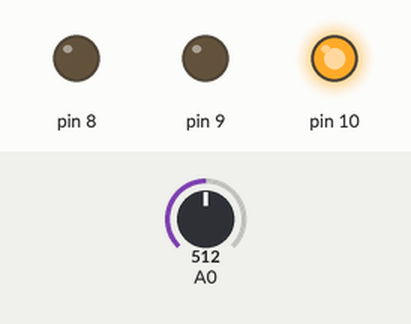
Bench run of a sketch on a simulated Arduino Uno, built with avr-gcc and run on an emulated ATmega328P. Shown: output pins drawn as LEDs (lit = HIGH). Inputs (shaded band) come from the test bench; at power-on: A0 = 512. What the sketch prints to the serial monitor is not drawn.

Above: at 1.2 s.
1.3 s: A0 set to 622
2.8 s: A0 set to 654
At 3.1 s:
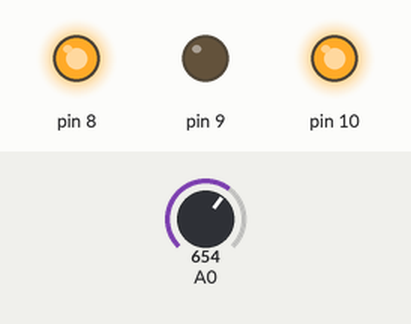
4.3 s: A0 set to 511
At 5.5 s:
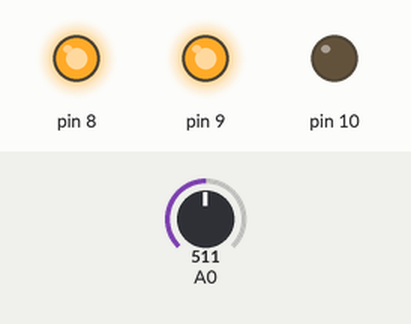
5.8 s: A0 set to 396
7.3 s: A0 set to 374
At 7.8 s:
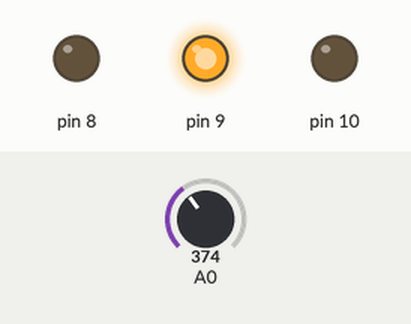
8.8 s: A0 set to 716
At 10.1 s:
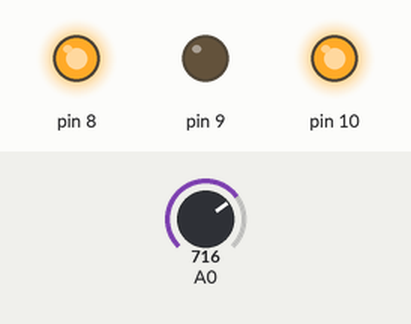
Timing chart, 0 to 11.3 s (numbered marks = the images above; inputs shaded):
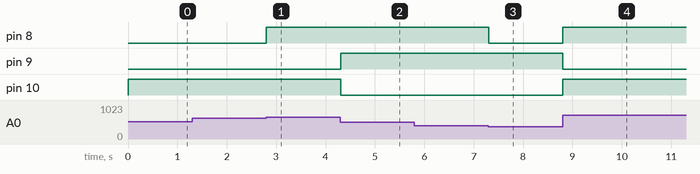

The sketch:

sketch_mar12c.ino
```cpp
uint16_t adc_result0;
void adc_init()
{
// AREF = AVcc
ADMUX = (1<<REFS0);
// ADC Enable and prescaler of 128
// 16000000/128 = 125000
ADCSRA = (1<<ADEN)|(1<<ADPS2)|(1<<ADPS1)|(1<<ADPS0);
}

uint16_t adc_read(uint8_t ch)
{
// select the corresponding channel 0~5
// ANDing with ’7′ will always keep the value
// of ‘ch’ between 0 and 5
ch &= 0b00000111; // AND operation with 7
ADMUX = (ADMUX & 0xF8)|ch; // clears the bottom 3 bits before ORing
// start single conversion
// write ’1′ to ADSC
ADCSRA |= (1<<ADSC);
// wait for conversion to complete
// ADSC becomes ’0′ again
// till then, run loop continuously
while(ADCSRA & (1<<ADSC));
return (ADC);
}

void setup() {

// initialize adc
adc_init();
Serial.begin(9600);
DDRB = 0x7;

}

void loop() {

adc_result0 = adc_read(0); // read adc value at PC0
// condition for led to turn on or off
Serial.println(adc_result0/128);

PORTB = adc_result0/128;

}
```

Measured:
- the behaviour switches between 639 and 640 on A0 (found by bisection; images 0 and 1)
- the behaviour switches between 384 and 383 on A0 (found by bisection; images 2 and 3)
- after the input at 2.8 s, pin 8: LOW → HIGH at once
- after the input at 4.3 s, pin 9: LOW → HIGH at once; pin 10: HIGH → LOW at once
- after the input at 7.3 s, pin 8: HIGH → LOW at once
- after the input at 8.8 s, pin 8, pin 10: LOW → HIGH at once; pin 9: HIGH → LOW at once
